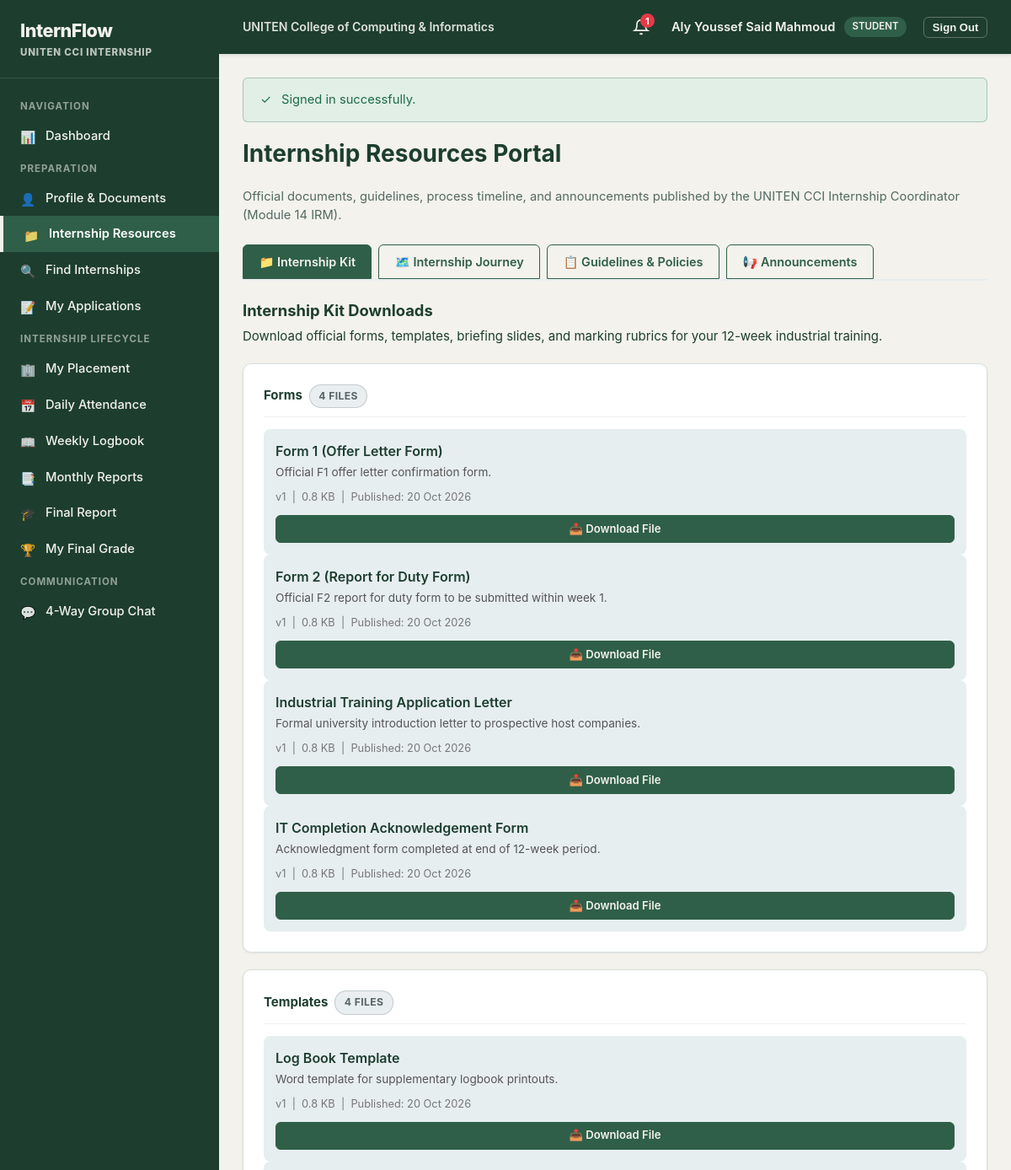
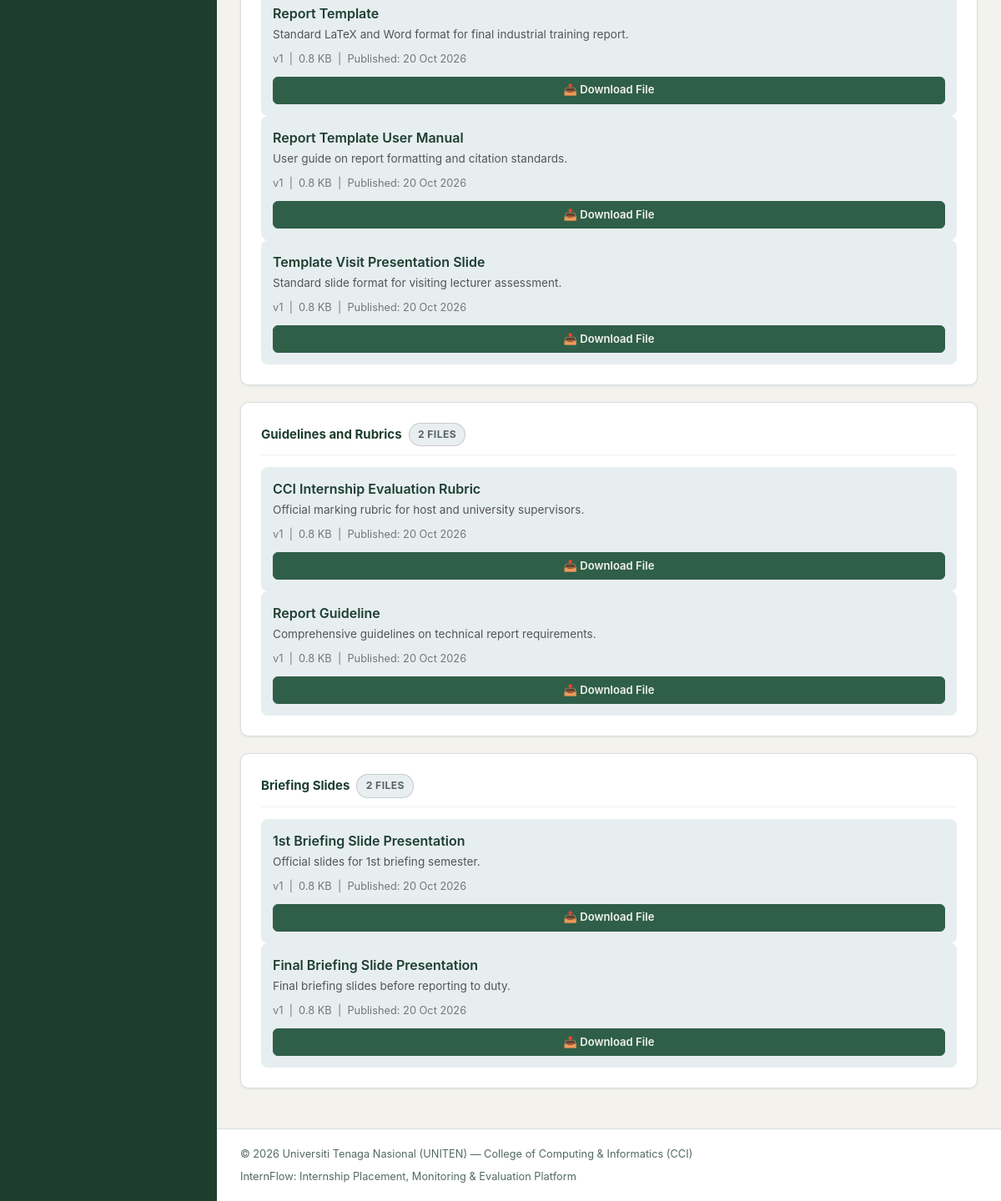
Page /public/resources (signed in) on the committed database (2 pictures, top to bottom).
### tables this page shows
CREATE TABLE `students` (
  `user_id` int NOT NULL,
  `student_id` varchar(50) NOT NULL,
  `programme` varchar(100) NOT NULL,
  `intake` varchar(50) NOT NULL,
  `cgpa` decimal(3,2) DEFAULT NULL,
  `skills` text,
  `interests` text,
  `emergency_contact` varchar(255) DEFAULT NULL,
  `photo_path` varchar(255) DEFAULT NULL,
  `verified` tinyint(1) NOT NULL DEFAULT '1',
  `profile_complete` tinyint(1) NOT NULL DEFAULT '0',
  `created_at` timestamp NULL DEFAULT CURRENT_TIMESTAMP,
  `updated_at` timestamp NULL DEFAULT CURRENT_TIMESTAMP ON UPDATE CURRENT_TIMESTAMP,
  PRIMARY KEY (`user_id`),
  UNIQUE KEY `student_id` (`student_id`),
  CONSTRAINT `fk_students_user` FOREIGN KEY (`user_id`) REFERENCES `users` (`id`) ON DELETE CASCADE
);

CREATE TABLE `users` (
  `id` int NOT NULL AUTO_INCREMENT,
  `role` enum('student','company','university_supervisor','coordinator') NOT NULL,
  `name` varchar(255) NOT NULL,
  `email` varchar(255) NOT NULL,
  `password_hash` varchar(255) NOT NULL,
  `must_change_password` tinyint(1) NOT NULL DEFAULT '0',
  `status` enum('pending','active','suspended','inactive') NOT NULL DEFAULT 'active',
  `scope_placement_id` int DEFAULT NULL,
  `last_login_at` datetime DEFAULT NULL,
  `created_at` timestamp NULL DEFAULT CURRENT_TIMESTAMP,
  `updated_at` timestamp NULL DEFAULT CURRENT_TIMESTAMP ON UPDATE CURRENT_TIMESTAMP,
  PRIMARY KEY (`id`),
  UNIQUE KEY `email` (`email`),
  KEY `idx_user_role` (`role`),
  KEY `idx_user_status` (`status`),
  KEY `idx_user_scope` (`scope_placement_id`)
);

CREATE TABLE `resource_categories` (
  `id` int NOT NULL AUTO_INCREMENT,
  `name` varchar(255) NOT NULL,
  `sort_order` int NOT NULL DEFAULT '0',
  `created_at` timestamp NULL DEFAULT CURRENT_TIMESTAMP,
  `updated_at` timestamp NULL DEFAULT CURRENT_TIMESTAMP ON UPDATE CURRENT_TIMESTAMP,
  PRIMARY KEY (`id`)
);

CREATE TABLE `resources` (
  `id` int NOT NULL AUTO_INCREMENT,
  `category_id` int NOT NULL,
  `title` varchar(255) NOT NULL,
  `description` text,
  `stored_name` varchar(255) NOT NULL,
  `original_name` varchar(255) NOT NULL,
  `mime` varchar(100) NOT NULL,
  `size` int NOT NULL,
  `version` int NOT NULL DEFAULT '1',
  `status` enum('draft','published','unpublished') NOT NULL DEFAULT 'draft',
  `published_at` datetime DEFAULT NULL,
  `created_by` int NOT NULL,
  `created_at` timestamp NULL DEFAULT CURRENT_TIMESTAMP,
  `updated_at` timestamp NULL DEFAULT CURRENT_TIMESTAMP ON UPDATE CURRENT_TIMESTAMP,
  PRIMARY KEY (`id`),
  KEY `idx_res_cat` (`category_id`),
  KEY `idx_res_status` (`status`),
  KEY `fk_res_creator` (`created_by`),
  CONSTRAINT `fk_res_cat` FOREIGN KEY (`category_id`) REFERENCES `resource_categories` (`id`) ON DELETE CASCADE,
  CONSTRAINT `fk_res_creator` FOREIGN KEY (`created_by`) REFERENCES `users` (`id`) ON DELETE CASCADE
);

### app/views/resources/index.php (the view, shortened to what the rows shown need)
<div class="page-header" style="margin-bottom: 24px;">
    <h1 style="color: var(--c-forest-dark); margin: 0 0 6px;">Internship Resources Portal</h1>
    <p class="text-muted" style="margin: 0;">
        Official documents, guidelines, process timeline, and announcements published by the UNITEN CCI Internship Coordinator (Module 14 IRM).
    </p>
</div>
<div style="display: flex; gap: 8px; border-bottom: 2px solid var(--c-bluegray); margin-bottom: 24px; flex-wrap: wrap;">
    <a href="<?= url('resources?tab=kit') ?>" class="btn <?= $activeTab === 'kit' ? 'btn-primary' : 'btn-secondary' ?>" style="border-bottom-left-radius: 0; border-bottom-right-radius: 0;">
        📁 Internship Kit
    </a>
    <a href="<?= url('resources?tab=journey') ?>" class="btn <?= $activeTab === 'journey' ? 'btn-primary' : 'btn-secondary' ?>" style="border-bottom-left-radius: 0; border-bottom-right-radius: 0;">
        🗺️ Internship Journey
    </a>
    <a href="<?= url('resources?tab=guidelines') ?>" class="btn <?= $activeTab === 'guidelines' ? 'btn-primary' : 'btn-secondary' ?>" style="border-bottom-left-radius: 0; border-bottom-right-radius: 0;">
        📋 Guidelines &amp; Policies
    </a>
    <a href="<?= url('resources?tab=announcements') ?>" class="btn <?= $activeTab === 'announcements' ? 'btn-primary' : 'btn-secondary' ?>" style="border-bottom-left-radius: 0; border-bottom-right-radius: 0;">
        📢 Announcements
    </a>
</div>
<?php if ($activeTab === 'kit'): ?>
    <div style="margin-bottom: 20px;">
        <h3 style="color: var(--c-forest-dark); margin: 0 0 8px;">Internship Kit Downloads</h3>
        <p class="text-muted" style="margin: 0 0 20px;">
            Download official forms, templates, briefing slides, and marking rubrics for your 12-week industrial training.
        </p>
        <?php if (empty($categories)): ?>
            <div class="card p-6 text-center text-muted">No published resource categories available yet.</div>
        <?php else: ?>
            <?php foreach ($categories as $cat):
                $docs = $resourcesByCategory[$cat['id']] ?? [];
            ?>
                <div class="card" style="margin-bottom: 20px;">
                    <div style="display: flex; align-items: center; gap: 8px; margin-bottom: 14px; padding-bottom: 10px; border-bottom: 1px solid rgba(0,0,0,0.06);">
                        <h4 style="color: var(--c-forest-dark); margin: 0;"><?= e($cat['name']) ?></h4>
                        <span class="badge badge-neutral"><?= count($docs) ?> file<?= count($docs) > 1 ? 's' : '' ?></span>
                    </div>
                    <div class="grid" style="grid-template-columns: repeat(auto-fit, minmax(280px, 1fr)); gap: 16px;">
                        <?php foreach ($docs as $doc): ?>
                            <div style="background: var(--c-bluegray); padding: 14px; border-radius: 8px; display: flex; flex-direction: column; justify-content: space-between;">
                                <div>
                                    <div style="font-weight: 600; color: var(--c-forest-dark); font-size: 1rem; margin-bottom: 4px;">
                                        <?= e($doc['title']) ?>
                                    </div>
                                    <?php if (!empty($doc['description'])): ?>
                                        <p style="font-size: 0.85rem; color: #555; margin: 0 0 10px; line-height: 1.4;">
                                            <?= e($doc['description']) ?>
                                        </p>
                                    <?php endif; ?>
                                    <div style="font-size: 0.8rem; color: #777; margin-bottom: 12px;">
                                        <span>v<?= (int)$doc['version'] ?></span> &nbsp;|&nbsp;
                                        <span><?= !empty($doc['size']) ? round((int)$doc['size'] / 1024, 1) . ' KB' : 'PDF' ?></span> &nbsp;|&nbsp;
                                        <span>Published: <?= date('d M Y', strtotime($doc['published_at'] ?: $doc['created_at'])) ?></span>
                                    </div>
                                </div>
                                <div>
                                    <a href="<?= url('resources/download?id=' . $doc['id']) ?>" class="btn btn-primary btn-sm" style="width: 100%; display: inline-flex; align-items: center; justify-content: center; gap: 6px;">
                                        📥 Download File
                                    </a>
                                </div>
                            </div>
                        <?php endforeach; ?>
                    </div>
                </div>
            <?php endforeach; ?>
        <?php endif; ?>
    </div>
<?php endif; ?>

### app/core/Router.php (shortened to what the rows shown need)
<?php
class Router
{
    private array $routes = [];
    private function addRoute(string $method, string $path, string|callable $handler): void
    {
        $path = '/' . trim($path, '/');
        $this->routes[] = [
            'method' => strtoupper($method),
            'path' => $path,
            'handler' => $handler,
        ];
    }
    public function dispatch(): void
    {
        $method = $_SERVER['REQUEST_METHOD'] ?? 'GET';
        $uri = parse_url($_SERVER['REQUEST_URI'] ?? '/', PHP_URL_PATH);
        $scriptDir = dirname($_SERVER['SCRIPT_NAME'] ?? '');
        $scriptDir = str_replace('\\', '/', $scriptDir);
        if ($scriptDir !== '/' && str_starts_with($uri, $scriptDir)) {
            $uri = substr($uri, strlen($scriptDir));
        }
        $uri = '/' . trim($uri ?: '/', '/');
        foreach ($this->routes as $route) {
            if ($route['method'] !== $method && $route['method'] !== 'ANY') {
                continue;
            }
            $pattern = preg_replace('#:([a-zA-Z0-9_]+)#', '(?P<$1>[^/]+)', $route['path']);
            $pattern = '#^' . $pattern . '$#';
            if (preg_match($pattern, $uri, $matches)) {
                $params = array_filter($matches, 'is_string', ARRAY_FILTER_USE_KEY);
                $this->executeHandler($route['handler'], $params);
                return;
            }
        }
    }
    private function executeHandler(string|callable|array $handler, array $params = []): void
    {
        if (is_string($handler) && str_contains($handler, '@')) {
            [$controllerClass, $method] = explode('@', $handler, 2);
            $controller = new $fullClass();
            call_user_func_array([$controller, $method], $params);
            return;
        }
        throw new \RuntimeException("Invalid route handler format.");
    }
}

### app/views/partials/topbar.php (shortened to what the rows shown need)
<?php
$user = \App\Core\Auth::user();
$unreadNotifs = $user ? \App\Core\Notifier::getUnreadCount((int) $user['id']) : 0;
?>
<header class="topbar">
    <div class="topbar-left">
        <span style="font-size: 0.88rem; font-weight: 600; opacity: 0.9;">UNITEN College of Computing &amp; Informatics</span>
    </div>
    <div class="topbar-right">
        <?php if ($user): ?>
            <a href="<?= url('notifications') ?>" class="notifications-bell" title="Notifications">
                <svg width="20" height="20" viewBox="0 0 24 24" fill="none" stroke="currentColor" stroke-width="2">
                    <path d="M18 8A6 6 0 0 0 6 8c0 7-3 9-3 9h18s-3-2-3-9"></path>
                    <path d="M13.73 21a2 2 0 0 1-3.46 0"></path>
                </svg>
                <?php if ($unreadNotifs > 0): ?>
                    <span class="notifications-count"><?= $unreadNotifs > 99 ? '99+' : $unreadNotifs ?></span>
                <?php endif; ?>
            </a>
            <div class="user-profile-badge">
                <span style="font-weight: 600; font-size: 0.92rem;"><?= e($user['name']) ?></span>
                <span class="user-role-pill"><?= e(str_replace('_', ' ', $user['role'])) ?></span>
            </div>
            <form action="<?= url('logout') ?>" method="POST" style="display: inline; margin: 0;">
                <button type="submit" class="btn btn-secondary btn-sm" style="color: var(--c-offwhite); border-color: rgba(243,242,236,0.3); padding: 0.25rem 0.6rem;">Sign Out</button>
            </form>
        <?php endif; ?>
    </div>
</header>

### rows in the picture
students: user_id.name "Aly Youssef Said Mahmoud", user_id.role "STUDENT"
resource_categories: name "Forms", id "4", shows "S"
resources: title "Form 1 (Offer Letter Form)", description "Official F1 offer letter confirmation form.", version "1", (int)$doc['size']/1024 "0.8", published_at "20 Oct 2026"
resources: title "Form 2 (Report for Duty Form)", description "Official F2 report for duty form to be submitted within week 1.", version "1", (int)$doc['size']/1024 "0.8", published_at "20 Oct 2026"
resources: title "Industrial Training Application Letter", description "Formal university introduction letter to prospective host companies.", version "1", (int)$doc['size']/1024 "0.8", published_at "20 Oct 2026"
resources: title "IT Completion Acknowledgement Form", description "Acknowledgment form completed at end of 12-week period.", version "1", (int)$doc['size']/1024 "0.8", published_at "20 Oct 2026"
resource_categories: name "Templates", id "4", shows "S"
resources: title "Log Book Template", description "Word template for supplementary logbook printouts.", version "1", (int)$doc['size']/1024 "0.8", published_at "20 Oct 2026"
resources: title "Report Template", description "Standard LaTeX and Word format for final industrial training report.", version "1", (int)$doc['size']/1024 "0.8", published_at "20 Oct 2026"
resources: title "Report Template User Manual", description "User guide on report formatting and citation standards.", version "1", (int)$doc['size']/1024 "0.8", published_at "20 Oct 2026"
resources: title "Template Visit Presentation Slide", description "Standard slide format for visiting lecturer assessment.", version "1", (int)$doc['size']/1024 "0.8", published_at "20 Oct 2026"
resource_categories: name "Guidelines and Rubrics", id "2", shows "S"
resources: title "CCI Internship Evaluation Rubric", description "Official marking rubric for host and university supervisors.", version "1", (int)$doc['size']/1024 "0.8", published_at "20 Oct 2026"
resources: title "Report Guideline", description "Comprehensive guidelines on technical report requirements.", version "1", (int)$doc['size']/1024 "0.8", published_at "20 Oct 2026"
resource_categories: name "Briefing Slides", id "2"
resources: title "1st Briefing Slide Presentation", description "Official slides for 1st briefing semester.", version "1", (int)$doc['size']/1024 "0.8", published_at "20 Oct 2026"
resources: title "Final Briefing Slide Presentation", description "Final briefing slides before reporting to duty.", version "1", (int)$doc['size']/1024 "0.8", published_at "20 Oct 2026"

### other values in the picture
$unreadNotifs "1"
$msg['message'] "Signed in successfully."
